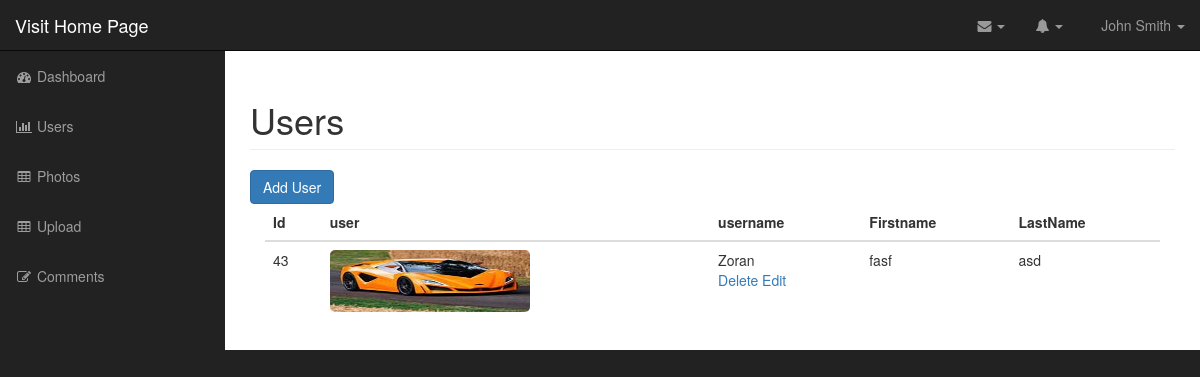
The page /admin/users.php (signed in) on the database its author committed.
### tables this page shows
CREATE TABLE IF NOT EXISTS `users` (
  `id` int(110) NOT NULL AUTO_INCREMENT,
  `username` varchar(255) NOT NULL,
  `password` varchar(255) NOT NULL,
  `first_name` varchar(255) NOT NULL,
  `last_name` varchar(255) NOT NULL,
  `user_image` varchar(255) NOT NULL,
  PRIMARY KEY (`id`)
);

### admin/includes/database.php (called while the page is built, shortened)
<?php
class Database {
public $connection;
public function open_db_connection(){
$this->connection= new mysqli(DB_HOST,DB_user,DB_PASS,DB_NAME);
}
public function query($sql){
$result=$this->connection->query($sql);
return $result;
}
}
$database=new Database();
?>

### admin/includes/db_object.php (called while the page is built, shortened)
<?php
class Db_Object{
protected static $db_table = "users";
public static function Find_All(){
return static::Find_By_Query("SELECT * FROM ". static::$db_table. " ");
}
public static function Find_By_Query($sql){
global $database;
$result_set = $database->query($sql);
$the_object_array = array();
while($row=mysqli_fetch_array($result_set))
{
    $the_object_array[] = static::Instantation($row);
}
return $the_object_array;
}
public static function Instantation($found_user)
{
    $objekat= new $calling_class;
    foreach($found_user as $key => $value){
        if($objekat->Has_The_Attribute($key)){
         $objekat->$key=$value;
        }
    }
    return $objekat;
}
private function Has_The_Attribute($atribut){
    $object_properties = get_object_vars($this);
    return array_key_exists($atribut,$object_properties);
 }
}
?>

### admin/includes/user.php (called while the page is built, shortened)
<?php
class User extends Db_Object{
public $user_image;
public $upload_directory = "images";
public $image_placeholder= "http://placehold.it/400x400&text=image";
public function Image_Path_And_Placeholder(){
    return empty($this->user_image) ? $this->image_placeholder : $this->upload_directory.DS.$this->user_image;
}
}

### admin/users.php (the view, shortened to what this page needs)
<?php include("includes/header.php"); ?>
<?php
$users=user::Find_All();
?>
        <nav class="navbar navbar-inverse navbar-fixed-top" role="navigation">
           <?PHP include("includes/top_nav.php")?>
           <?PHP include("includes/side_nav.php")?>
        </nav>
        <div id="page-wrapper">
    <div class="container-fluid">
                <div class="row">
                    <div class="col-lg-12">
                        <h1 class="page-header">
                            Users
                        </h1>
                        <a href="add_user.php" class="btn btn-primary">Add User</a>
                        <div class="col-md-12">
                        <table class="table table-hover">
                            <thead>
                                <tr>
                                    <th>Id</th>
                                    <th>user</th>
                                    <th>username</th>
                                    <th>Firstname</th>
                                    <th>LastName</th>
                                </tr>
                            </thead>
                            <tbody>
                                <?php foreach($users as $user) : ?>
                               <tr>
                                    <td><?php echo $user->id; ?></td>
                                    <td><img class="admin-user user-image" src="<?php echo $user->Image_Path_And_Placeholder(); ?>" alt="">
                                    </td>
                                    <td><?php echo $user->username; ?>
                                    <div class="action_links">
                                            <a href="delete_user.php?id=<?php echo $user->id;?>"> Delete </a>
                                            <a href="edit_user.php?id=<?php echo $user->id;?>"> Edit </a>
                                            </div>
                                </td>
                                    <td><?php echo $user->first_name; ?></td>
                                    <td><?php echo $user->last_name; ?></td>
                                </tr>
                                <?php endforeach; ?>
                            </tbody>
                        </table>
                    </div>
                </div>
            </div>
        </div>
  <?php include("includes/footer.php"); ?>

### admin/css/sb-admin.css (style rules this page uses)
body { margin-top: 100px; background-color: #222; }
@media (min-width:768px) { body { margin-top: 50px; } }
#page-wrapper { width: 100%; padding: 0; background-color: #fff; }
@media (min-width:768px) { #page-wrapper { padding: 10px; } }

### admin/css/style.css (style rules this page uses)
.admin-user { width:200px !important; border-radius: 5px !important; }
.user-image { width:62px; height:62px; }

### rows shown on the page
users: id "43", user_image (picture), username "Zoran", first_name "fasf", last_name "asd"
